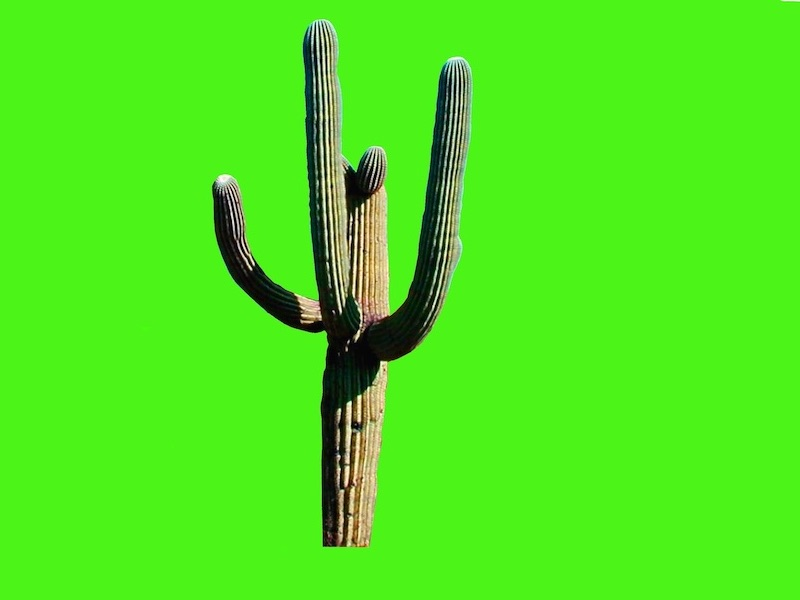
#> input picture cactus.jpg, 800 x 600 px
$ python greenscreen.py
#> lines starting #> are read from the running program, lines starting #| are printed output that depends on the picture
from PIL import Image

# FIRST PART

# # This line opens the image and loads it into a variable called "image_original"
# image_original = Image.open("./beach.jpg")

# # This line attempts to open a new window to display the image.
# # image_original.show()

# print(image_original.size)  # 800, 600
# print(image_original.format)  # jpeg

# pixels_original = image_original.load()

# # 200, 100 are the x, y exes of the pixel in the image
# print(pixels_original[200, 100])  # 160, 178, 214

# # in the () the order is red, gree, blue. It made a horizontal line
# # pixels_original[200, 100] = (255, 0, 255)
# # pixels_original[201, 100] = (255, 0, 255)
# # pixels_original[202, 100] = (255, 0, 255)
# # pixels_original[203, 100] = (255, 0, 255)
# # pixels_original[204, 100] = (255, 0, 255)

# for y in range(100, 500):
#     for x in range(0, 300):
#         (r, g, b) = pixels_original[x, y]
#         new_blue = b + 50
#         pixels_original[x, y] = (r, g, new_blue)


# image_original.show()
# # image_original.save('name of new image.jpg') to save a new image


image_cactus = Image.open('./cactus.jpg')
#> image_cactus is the input picture: PIL image 800x600 RGB; mean R, G, B 77.7, 229.6, 28.9
image_desert = Image.open('./desert.jpg')
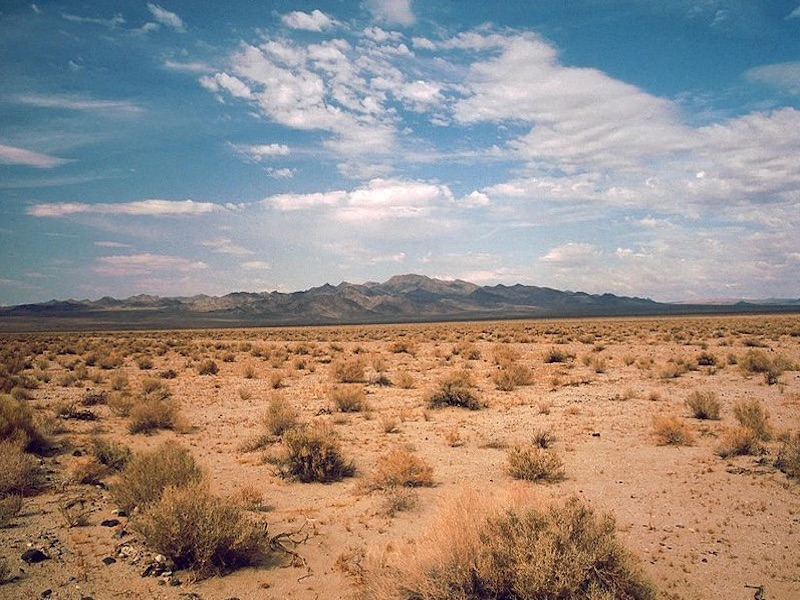
#> input picture desert.jpg, 800 x 600 px
#> image_desert is the input picture: PIL image 800x600 RGB; mean R, G, B 151.6, 139.6, 131.6

# get width and height
width, height = image_cactus.size
#> width = 800; height = 600

# load pixels
pixels_cactus = image_cactus.load()
pixels_desert = image_desert.load()

# create new black image and load pixels
image_new = Image.new("RGB", image_cactus.size)
#> image_new: PIL image 800x600 RGB; every value is 0
pixels_new = image_new.load()

for x in range(0, width):
    for y in range(0, height):
        # compare
        cactus_r, cactus_g, cactus_b = pixels_cactus[x, y]
        desert_r, desert_g, desert_b = pixels_desert[x, y]
        if cactus_g >= 174 and (cactus_b <= 64 and cactus_r <= 130):
            pixels_new[x, y] = (desert_r, desert_g, desert_b)
        else:

            pixels_new[x, y] = (cactus_r, cactus_g, cactus_b)


image_new.show()
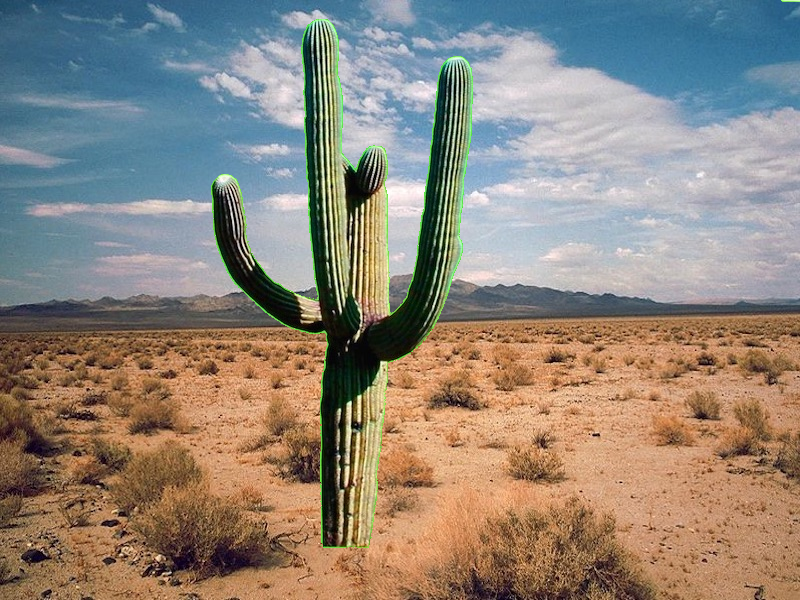
#> shown: PIL image 800x600 RGB; mean R, G, B 143.4, 133.9, 122.9
image_new.save('combineimage.jpg')
